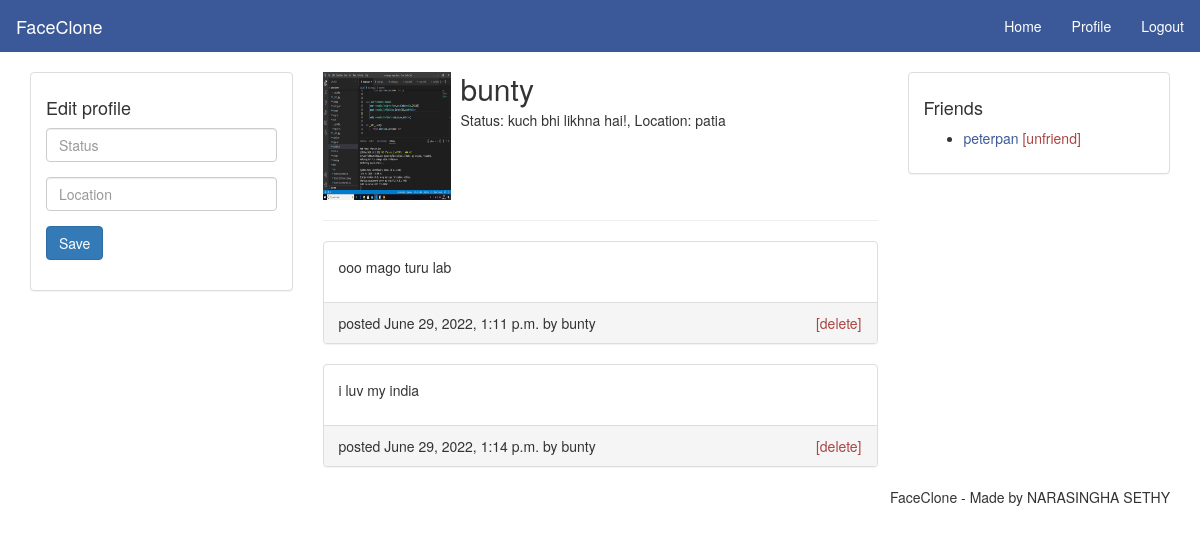
The app's page /profile (signed in) with its own data.
### social/models.py (models this page shows, shortened)
class UserProfile(models.Model):
    user = models.OneToOneField(User,on_delete=models.CASCADE)
    loc = models.CharField(max_length=20,blank=True)
    bio = models.TextField(max_length=300,blank=True)
    img = models.ImageField(upload_to='pics',default='avatar.png')

class UserPost(models.Model):
     user = models.ForeignKey(User,on_delete=models.CASCADE)
     post = models.TextField(max_length=300,blank=False)
     date = models.DateTimeField(auto_now_add=True)

### social/views.py (the view)
# urls.py: path('profile',views.profile,name="profile"),
@login_required(login_url='index')
def profile(request):
    user = request.user
    context = {'user':user}
    posts = UserPost.objects.filter(user=user)
    context.update({"posts":posts})
    return  render(request,"profile.html",context)

### templates/profile.html (shortened to what this page needs)
{% load static %}
<!DOCTYPE html>
<html>
<head>
  <link rel="stylesheet" type="text/css" href="{% static "css/bootstrap.min.css" %}">
  <link rel="stylesheet" type="text/css" href="{% static "css/style.css" %}">
</head>
<body>
  <nav class="navbar navbar-default">
    <div class="container-fluid">
      <div class="navbar-header">
        <a class="navbar-brand" href="index.html">FaceClone</a>
      </div>
      <ul class="nav navbar-nav navbar-right">
        <li><a href="{% url 'home' %}">Home</a></li>
        <li><a href="{% url 'profile' %}">Profile</a></li>
        <li><a href="{% url 'logout' %}">Logout</a></li>
      </ul>
    </div>
  </nav>
  <main class="container">
    <div class="row">
      <div class="col-md-3">
        <div class="panel panel-default">
          <div class="panel-body">
            <h4>Edit profile</h4>
            <form method="post" action="{% url 'update' %}">
              <div class="form-group">
                <input class="form-control" type="text" name="status" placeholder="Status" value="">
              </div>
              <div class="form-group">
                <input class="form-control" type="text" name="location" placeholder="Location" value="">
              </div>
              <div class="form-group">
                <input class="btn btn-primary" type="submit" name="update_profile" value="Save">
              </div>
            </form>
          </div>
        </div>
      </div>
      <div class="col-md-6">
        <div class="media">
          <div class="media-left">
            <img src="{{user.userprofile.img.url}}" class="media-object" style="width: 128px; height: 128px;">
          </div>
          <div class="media-body">
            <h2 class="media-heading">{{user.username}}</h2>
            <p>Status: {{user.userprofile.bio}}!, Location: {{user.userprofile.loc}}</p>
          </div>
        </div>
        <hr>
        <div>
          {% for post in posts %}
          <div class="panel panel-default">
            <div class="panel-body">
              <p>{{post.post}}</p>
            </div>
            <div class="panel-footer">
              <span>posted {{post.date}} by {{post.user.username}}</span>
              <span class="pull-right"><a class="text-danger" href="#">[delete]</a></span>
            </div>
          </div>
          {% endfor %}
        </div>
      </div>
      <div class="col-md-3">
        <div class="panel panel-default">
          <div class="panel-body">
            <h4>Friends</h4>
            <ul>
              <li>
                <a href="#">peterpan</a>
                <a class="text-danger" href="#">[unfriend]</a>
              </li>
            </ul>
          </div>
        </div>
      </div>
    </div>
  </main>
  <footer class="container text-center">
    <ul class="nav nav-pills pull-right">
      <li>FaceClone - Made by NARASINGHA SETHY</li>
    </ul>
  </footer>
</body>
</html>

### static/css/style.css (style rules this page uses)
a { color: #3b5998; }
.navbar { -webkit-border-radius: 0; -moz-border-radius: 0; border-radius: 0; }
.navbar-default { background-color: #3b5998; border-color: #3b5998; }
.navbar-default .navbar-brand { color: #fff; }
.navbar-default .navbar-nav>li>a { color: #fff; }

### records on screen
UserPost: post "ooo mago turu lab", date "June 29, 2022, 1:11 p.m.", user.username "bunty"
UserPost: post "i luv my india", date "June 29, 2022, 1:14 p.m.", user.username "bunty"

### other values on screen
{{ user.username }} "bunty"
{{ user.userprofile.bio }} "kuch bhi likhna hai"
{{ user.userprofile.loc }} "patia"
